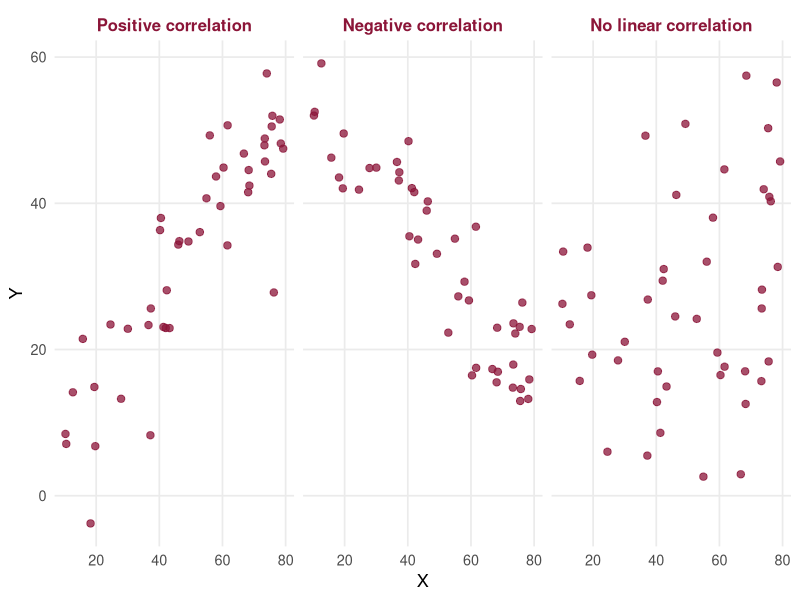
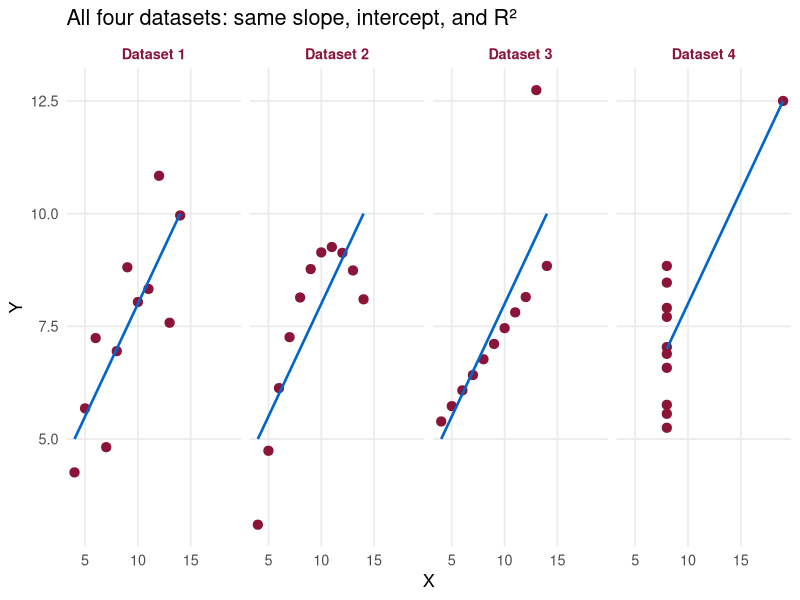
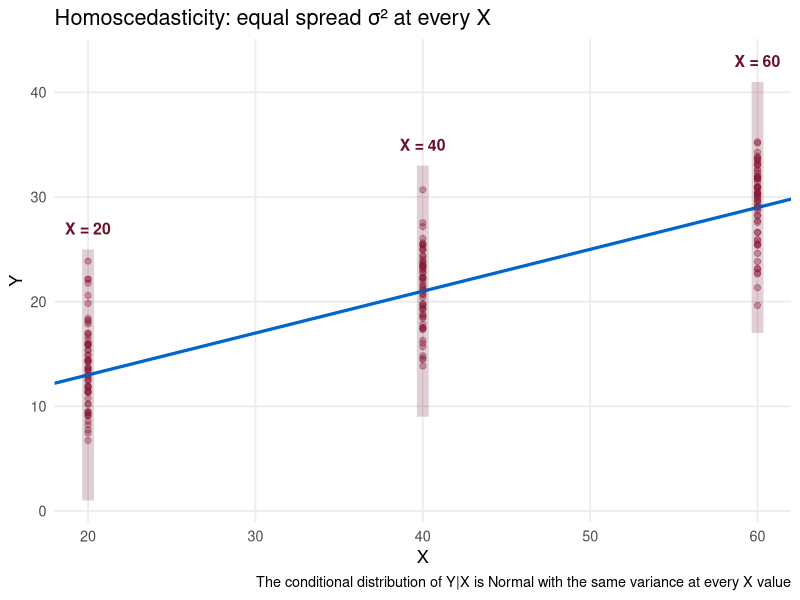
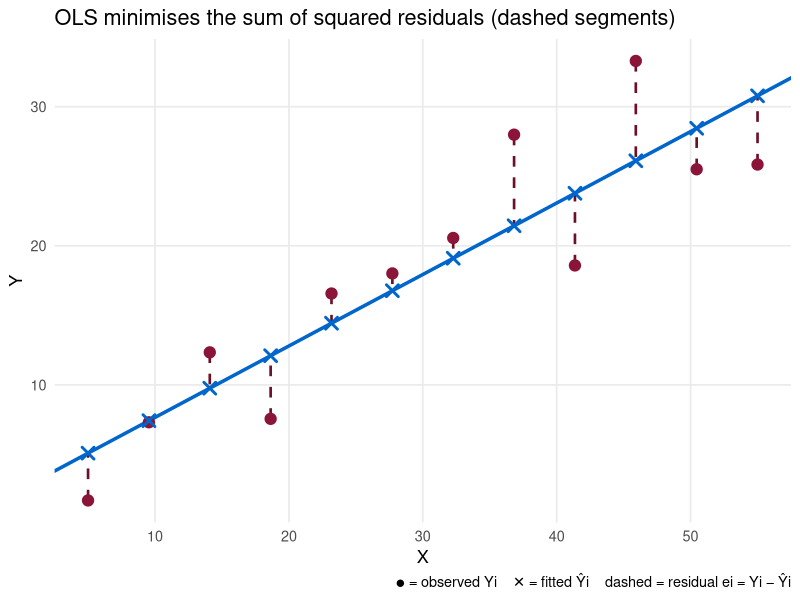
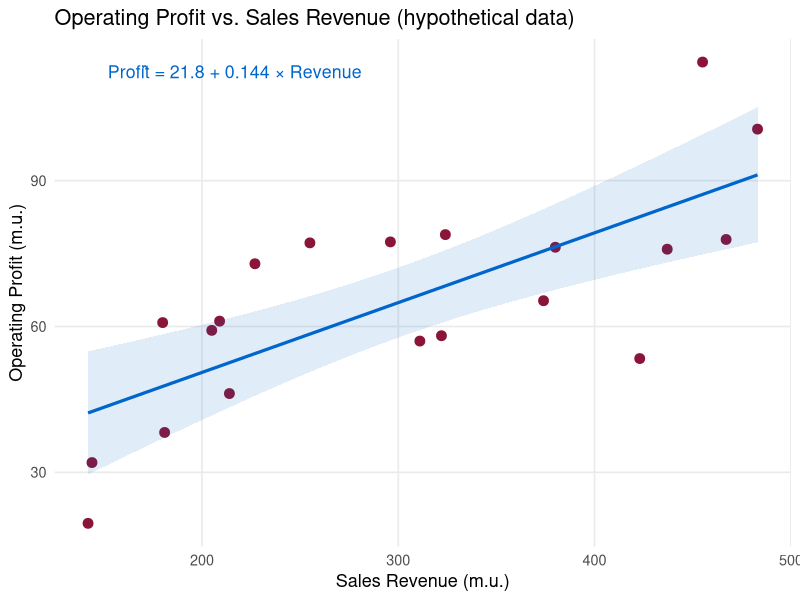

These charts were generated, in order, by the following R code:
## ---- chunk 1
knitr::opts_chunk$set(echo = TRUE, warning = FALSE, message = FALSE)
library(ggplot2)
iscal_burgundy      <- "#8B1538"
iscal_dark_burgundy <- "#6B1028"
iscal_gray          <- "#333333"
iscal_light         <- "#F5F5F5"
iscal_blue          <- "#0066CC"
## ---- chunk 2
set.seed(42)
n <- 45
x <- runif(n, 10, 80)
d_pos  <- data.frame(x = x, y = 3 + 0.6*x + rnorm(n,0,6),  lab = "Positive correlation")
d_neg  <- data.frame(x = x, y = 58 - 0.5*x + rnorm(n,0,6), lab = "Negative correlation")
d_none <- data.frame(x = x, y = 30 + rnorm(n,0,13),         lab = "No linear correlation")
d_all  <- rbind(d_pos, d_neg, d_none)
d_all$lab <- factor(d_all$lab,
  levels = c("Positive correlation","Negative correlation","No linear correlation"))
ggplot(d_all, aes(x = x, y = y)) +
  geom_point(color = iscal_burgundy, alpha = 0.75, size = 2.2) +
  facet_wrap(~lab) +
  theme_minimal(base_size = 13) +
  theme(strip.text = element_text(color = iscal_burgundy, face = "bold", size = 12),
        panel.grid.minor = element_blank()) +
  labs(x = "X", y = "Y")
## ---- chunk 3
data(anscombe)
d <- data.frame(
  x       = c(anscombe$x1, anscombe$x2, anscombe$x3, anscombe$x4),
  y       = c(anscombe$y1, anscombe$y2, anscombe$y3, anscombe$y4),
  dataset = rep(paste("Dataset", 1:4), each = 11)
)
ggplot(d, aes(x = x, y = y)) +
  geom_point(color = iscal_burgundy, size = 2.8) +
  geom_smooth(method = "lm", se = FALSE, color = iscal_blue, linewidth = 0.9) +
  facet_wrap(~dataset, nrow = 1) +
  theme_minimal(base_size = 13) +
  theme(strip.text = element_text(color = iscal_burgundy, face = "bold"),
        panel.grid.minor = element_blank()) +
  labs(title = "All four datasets: same slope, intercept, and R²",
       x = "X", y = "Y")
## ---- chunk 4
set.seed(7)
xs  <- c(20, 40, 60)
pts <- do.call(rbind, lapply(xs, function(xv)
  data.frame(x = xv, y = 5 + 0.4*xv + rnorm(60, 0, 4))))
ggplot(pts, aes(x = x, y = y)) +
  geom_point(color = iscal_burgundy, alpha = 0.35, size = 1.8) +
  geom_abline(intercept = 5, slope = 0.4, color = iscal_blue, linewidth = 1.1) +
  annotate("segment",
           x = xs, xend = xs,
           y = 5+0.4*xs-12, yend = 5+0.4*xs+12,
           color = iscal_dark_burgundy, linewidth = 4, alpha = 0.2) +
  annotate("text",
           x = xs, y = 5+0.4*xs+14,
           label = paste0("X = ", xs),
           color = iscal_dark_burgundy, size = 4, fontface = "bold") +
  theme_minimal(base_size = 13) +
  theme(panel.grid.minor = element_blank()) +
  labs(title = "Homoscedasticity: equal spread σ² at every X",
       x = "X", y = "Y",
       caption = "The conditional distribution of Y|X is Normal with the same variance at every X value")
## ---- chunk 5
set.seed(3)
n  <- 12
xv <- seq(5, 55, length.out = n)
yv <- 4 + 0.5*xv + rnorm(n, 0, 5)
b1 <- cov(xv, yv) / var(xv)
b0 <- mean(yv) - b1*mean(xv)
yh <- b0 + b1*xv
df_ols <- data.frame(x = xv, y = yv, yhat = yh)
ggplot(df_ols, aes(x = x, y = y)) +
  geom_segment(aes(xend = x, yend = yhat),
               color = iscal_dark_burgundy, linewidth = 0.9, linetype = "dashed") +
  geom_abline(intercept = b0, slope = b1,
              color = iscal_blue, linewidth = 1.2) +
  geom_point(color = iscal_burgundy, size = 3.5) +
  geom_point(aes(y = yhat), shape = 4, color = iscal_blue, size = 3, stroke = 1.5) +
  theme_minimal(base_size = 13) +
  theme(panel.grid.minor = element_blank()) +
  labs(title = "OLS minimises the sum of squared residuals (dashed segments)",
       x = "X", y = "Y",
       caption = "● = observed Yi    ✕ = fitted Ŷi    dashed = residual ei = Yi − Ŷi")
## ---- chunk 6
set.seed(5)
n       <- 20
revenue <- round(runif(n, 100, 500), 0)
profit  <- round(10 + 0.18 * revenue + rnorm(n, 0, 15), 1)

model <- lm(profit ~ revenue)
coef(model)
## ---- chunk 7
summary(model)
## ---- chunk 8
df_demo <- data.frame(revenue = revenue, profit = profit)
ggplot(df_demo, aes(x = revenue, y = profit)) +
  geom_point(color = iscal_burgundy, size = 3) +
  geom_smooth(method = "lm", se = TRUE, color = iscal_blue,
              fill = iscal_blue, alpha = 0.12, linewidth = 1.1) +
  annotate("text",
           x    = min(revenue) + 10,
           y    = max(profit) - 2,
           label = paste0("Profit\u0302 = ", round(coef(model)[1], 1),
                          " + ", round(coef(model)[2], 3), " \u00d7 Revenue"),
           color = iscal_blue, size = 4.5, hjust = 0) +
  theme_minimal(base_size = 13) +
  theme(panel.grid.minor = element_blank()) +
  labs(title = "Operating Profit vs. Sales Revenue (hypothetical data)",
       x = "Sales Revenue (m.u.)", y = "Operating Profit (m.u.)")
